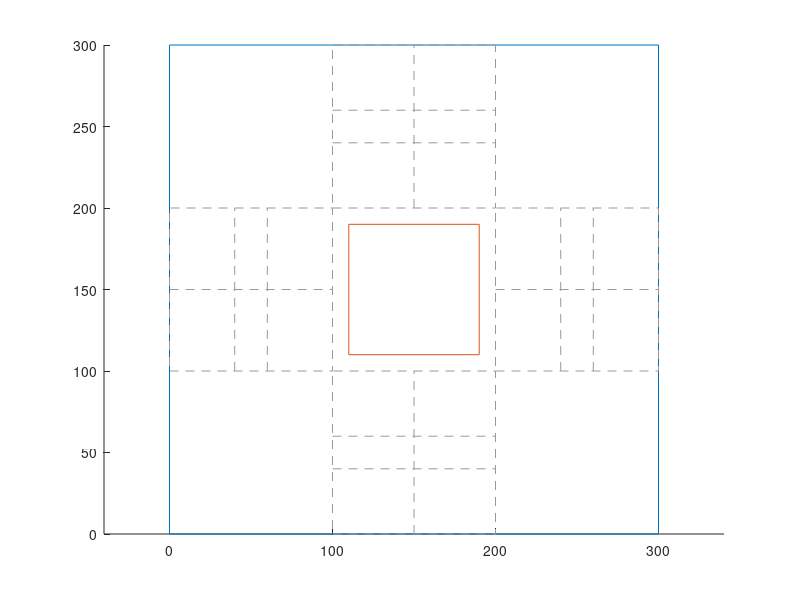

Recreate this plot in MATLAB.
function draw_outline()
figure(1);
hold on;
axis equal;

%outer Grid:
sx=[0 300 300 0 0];
sy=[0 0 300 300 0];
plot(sx,sy);
hold on
sxi=[110 190 190 110 110];
syi=[110 110 190 190 110];
plot(sxi,syi);

% internal grid section1:
sxi=[0 100 100 0 0];
syi=[100 100 200 200 100];
plot(sxi,syi,  '--', 'Color', [0.6 0.6 0.6], 'LineWidth', 0.1);
sxi=[0 100 ];
syi=[150 150 ];
plot(sxi,syi,  '--', 'Color', [0.6 0.6 0.6], 'LineWidth', 0.1);
sxi=[40 40 ];
syi=[100 200 ];
plot(sxi,syi,  '--', 'Color', [0.6 0.6 0.6], 'LineWidth', 0.1);
sxi=[60 60 ];
syi=[100 200 ];
plot(sxi,syi,  '--', 'Color', [0.6 0.6 0.6], 'LineWidth', 0.1);

% internal grid section 2:
sxi = [0 100 100 0 0] + 100;
syi = [100 100 200 200 100] + 100;
plot(sxi, syi, '--', 'Color', [0.6 0.6 0.6], 'LineWidth', 0.1);

sxi = [150 150];
syi = [200 300] ;
plot(sxi, syi, '--', 'Color', [0.6 0.6 0.6], 'LineWidth', 0.1);

sxi=[100 200 ];
syi=[240 240 ];
plot(sxi,syi,  '--', 'Color', [0.6 0.6 0.6], 'LineWidth', 0.1);
sxi=[100 200 ];
syi=[260 260 ];
plot(sxi,syi,  '--', 'Color', [0.6 0.6 0.6], 'LineWidth', 0.1);

% internal grid section 3:
sxi = [0 100 100 0 0] + 200;
syi = [100 100 200 200 100];
plot(sxi, syi, '--', 'Color', [0.6 0.6 0.6], 'LineWidth', 0.1);

sxi = [0 100] + 200;
syi = [150 150];
plot(sxi, syi, '--', 'Color', [0.6 0.6 0.6], 'LineWidth', 0.1);

sxi = [40 40] + 200;
syi = [100 200];
plot(sxi, syi, '--', 'Color', [0.6 0.6 0.6], 'LineWidth', 0.1);

sxi = [60 60] + 200;
syi = [100 200];
plot(sxi, syi, '--', 'Color', [0.6 0.6 0.6], 'LineWidth', 0.1);

% internal grid section 4:
sxi = [0 100 100 0 0] + 100;
syi = [100 100 200 200 100] - 100;
plot(sxi, syi, '--', 'Color', [0.6 0.6 0.6], 'LineWidth', 0.1);

sxi = [150 150];
syi = [200 300]-200; 
plot(sxi, syi, '--', 'Color', [0.6 0.6 0.6], 'LineWidth', 0.1);

sxi=[100 200 ];
syi=[240 240 ]-200;
plot(sxi,syi,  '--', 'Color', [0.6 0.6 0.6], 'LineWidth', 0.1);

sxi=[100 200 ];
syi=[260 260 ]-200;
plot(sxi,syi,  '--', 'Color', [0.6 0.6 0.6], 'LineWidth', 0.1);



end
    